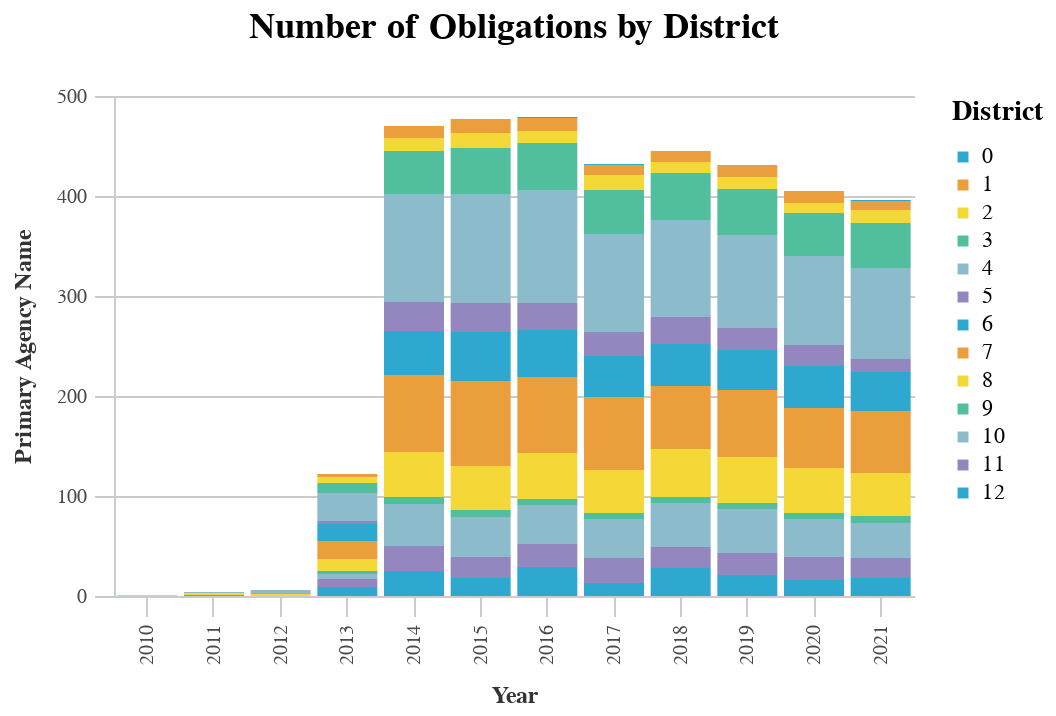

Notebook code cell kept with this figure:
### Code cell
stacked_bar_chart(dist_years2, x_col="prepared_y", 
          y_col="primary_agency_name", color_col="dist",
          chart_title="Number of Obligations by District")

### Figure 1 — Vega-Lite specification as saved in the notebook (floating-point values rounded to 4 significant figures)
{"width": 400, "height": 250, "background": "white", "config": {"title": {"fontSize": 18, "font": "Raleway", "anchor": "middle", "fontColor": "#333", "fontWeight": "bold", "offset": 20}, "header": {"labelFont": "Nunito Sans", "titleFont": "Raleway"}, "axis": {"domain": true, "domainColor": "#cbcbcb", "grid": true, "gridColor": "#cbcbcb", "gridWidth": 1, "labelColor": "#474747", "labelFontSize": 10, "titleColor": "#333", "tickColor": "#cbcbcb", "tickSize": 10, "titleFontSize": 12, "titlePadding": 10, "labelPadding": 4}, "axisBand": {"grid": false}, "range": {"category_bright": ["#2EA8CE", "#EB9F3C", "#F4D837", "#51BF9D", "#8CBCCB", "#9487C0"], "category_bold": ["#136C97", "#E16B26", "#F6BF16", "#00896B", "#7790A3", "#5B559C"], "diverging": ["#E16B26", "#EB9F3C", "#f6e7e1", "#8CBCCB", "#2EA8CE", "#136C97"], "sequential": ["#B9D6DF", "#8CBCCB", "#2EA8CE", "#136C97", "#0B405B"]}, "legend": {"labelFont": "Nunito Sans", "labelFontSize": 11, "symbolType": "square", "symbolSize": 30, "titleFont": "Raleway", "titleFontSize": 14, "titlePadding": 10, "padding": 1, "orient": "right", "labelLimit": 0}, "view": {"stroke": "transparent"}, "group": {"fill": "white"}, "arc": {"fill": "#8CBCCB"}, "area": {"fill": "#8CBCCB"}, "line": {"stroke": "#8CBCCB", "strokeWidth": 2}, "trail": {"color": "#8CBCCB", "stroke": "#8CBCCB", "strokeWidth": 0, "size": 1}, "path": {"stroke": "#8CBCCB", "strokeWidth": 0.5}, "rect": {"fill": "#8CBCCB"}, "point": {"filled": true, "shape": "circle"}, "shape": {"stroke": "#8CBCCB"}, "text": {"font": "Nunito Sans", "color": "#8CBCCB", "fontSize": 11, "align": "center", "fontWeight": 400, "size": 11}, "bar": {"binSpacing": 2, "fill": "#8CBCCB", "stroke": false}}, "data": {"name": "data-0997ccdee64013cd892067774e246708"}, "mark": "bar", "encoding": {"color": {"field": "dist", "legend": {"title": "District"}, "scale": {"range": ["#2EA8CE", "#EB9F3C", "#F4D837", "#51BF9D", "#8CBCCB", "#9487C0"]}, "type": "nominal"}, "x": {"field": "prepared_y", "title": "Year", "type": "nominal"}, "y": {"field": "primary_agency_name", "title": "Primary Agency Name", "type": "quantitative"}}, "title": "Number of Obligations by District", "$schema": "https://vega.github.io/schema/vega-lite/v4.17.0.json", "datasets": {"data-0997ccdee64013cd892067774e246708": [{"prepared_y": 2021.0, "dist": 0, "total_requested": -1141.0, "prefix": 1, "primary_agency_name": 1}, {"prepared_y": 2021.0, "dist": 1, "total_requested": 12170000.0, "prefix": 13, "primary_agency_name": 9}, {"prepared_y": 2021.0, "dist": 2, "total_requested": 7705000.0, "prefix": 15, "primary_agency_name": 13}, {"prepared_y": 2021.0, "dist": 3, "total_requested": 237800000.0, "prefix": 34, "primary_agency_name": 45}, {"prepared_y": 2021.0, "dist": 4, "total_requested": 160300000.0, "prefix": 37, "primary_agency_name": 91}, {"prepared_y": 2021.0, "dist": 5, "total_requested": 34820000.0, "prefix": 17, "primary_agency_name": 13}, {"prepared_y": 2021.0, "dist": 6, "total_requested": 120700000.0, "prefix": 21, "primary_agency_name": 39}, {"prepared_y": 2021.0, "dist": 7, "total_requested": 633700000.0, "prefix": 41, "primary_agency_name": 62}, {"prepared_y": 2021.0, "dist": 8, "total_requested": 109200000.0, "prefix": 37, "primary_agency_name": 43}, {"prepared_y": 2021.0, "dist": 9, "total_requested": 1667000.0, "prefix": 7, "primary_agency_name": 7}, {"prepared_y": 2021.0, "dist": 10, "total_requested": 52980000.0, "prefix": 25, "primary_agency_name": 35}, {"prepared_y": 2021.0, "dist": 11, "total_requested": 50960000.0, "prefix": 27, "primary_agency_name": 20}, {"prepared_y": 2021.0, "dist": 12, "total_requested": 210900000.0, "prefix": 14, "primary_agency_name": 18}, {"prepared_y": 2020.0, "dist": 1, "total_requested": 20410000.0, "prefix": 14, "primary_agency_name": 12}, {"prepared_y": 2020.0, "dist": 2, "total_requested": 28310000.0, "prefix": 12, "primary_agency_name": 10}, {"prepared_y": 2020.0, "dist": 3, "total_requested": 238900000.0, "prefix": 38, "primary_agency_name": 43}, {"prepared_y": 2020.0, "dist": 4, "total_requested": 381600000.0, "prefix": 34, "primary_agency_name": 89}, {"prepared_y": 2020.0, "dist": 5, "total_requested": 95150000.0, "prefix": 21, "primary_agency_name": 21}, {"prepared_y": 2020.0, "dist": 6, "total_requested": 91840000.0, "prefix": 27, "primary_agency_name": 42}, {"prepared_y": 2020.0, "dist": 7, "total_requested": 958800000.0, "prefix": 44, "primary_agency_name": 60}, {"prepared_y": 2020.0, "dist": 8, "total_requested": 418700000.0, "prefix": 31, "primary_agency_name": 45}, {"prepared_y": 2020.0, "dist": 9, "total_requested": 5541000.0, "prefix": 9, "primary_agency_name": 6}, {"prepared_y": 2020.0, "dist": 10, "total_requested": 350200000.0, "prefix": 25, "primary_agency_name": 38}, {"prepared_y": 2020.0, "dist": 11, "total_requested": 151700000.0, "prefix": 28, "primary_agency_name": 23}, {"prepared_y": 2020.0, "dist": 12, "total_requested": 21480000.0, "prefix": 19, "primary_agency_name": 16}, {"prepared_y": 2019.0, "dist": 1, "total_requested": 29230000.0, "prefix": 11, "primary_agency_name": 12}, {"prepared_y": 2019.0, "dist": 2, "total_requested": 13780000.0, "prefix": 15, "primary_agency_name": 12}, {"prepared_y": 2019.0, "dist": 3, "total_requested": 211600000.0, "prefix": 51, "primary_agency_name": 46}, {"prepared_y": 2019.0, "dist": 4, "total_requested": 319700000.0, "prefix": 41, "primary_agency_name": 93}, {"prepared_y": 2019.0, "dist": 5, "total_requested": 103100000.0, "prefix": 26, "primary_agency_name": 22}, {"prepared_y": 2019.0, "dist": 6, "total_requested": 78680000.0, "prefix": 28, "primary_agency_name": 40}, {"prepared_y": 2019.0, "dist": 7, "total_requested": 398700000.0, "prefix": 37, "primary_agency_name": 67}, {"prepared_y": 2019.0, "dist": 8, "total_requested": 262200000.0, "prefix": 36, "primary_agency_name": 46}, {"prepared_y": 2019.0, "dist": 9, "total_requested": 5810000.0, "prefix": 10, "primary_agency_name": 6}, {"prepared_y": 2019.0, "dist": 10, "total_requested": 146100000.0, "prefix": 31, "primary_agency_name": 44}, {"prepared_y": 2019.0, "dist": 11, "total_requested": 69390000.0, "prefix": 22, "primary_agency_name": 22}, {"prepared_y": 2019.0, "dist": 12, "total_requested": 125100000.0, "prefix": 18, "primary_agency_name": 21}, {"prepared_y": 2018.0, "dist": 1, "total_requested": 14710000.0, "prefix": 15, "primary_agency_name": 11}, {"prepared_y": 2018.0, "dist": 2, "total_requested": 62510000.0, "prefix": 14, "primary_agency_name": 11}, {"prepared_y": 2018.0, "dist": 3, "total_requested": 190500000.0, "prefix": 38, "primary_agency_name": 47}, {"prepared_y": 2018.0, "dist": 4, "total_requested": 374000000.0, "prefix": 51, "primary_agency_name": 97}, {"prepared_y": 2018.0, "dist": 5, "total_requested": 47110000.0, "prefix": 27, "primary_agency_name": 27}, {"prepared_y": 2018.0, "dist": 6, "total_requested": 348400000.0, "prefix": 27, "primary_agency_name": 42}, {"prepared_y": 2018.0, "dist": 7, "total_requested": 334600000.0, "prefix": 39, "primary_agency_name": 63}, {"prepared_y": 2018.0, "dist": 8, "total_requested": 461200000.0, "prefix": 42, "primary_agency_name": 48}, {"prepared_y": 2018.0, "dist": 9, "total_requested": 8539000.0, "prefix": 10, "primary_agency_name": 6}, {"prepared_y": 2018.0, "dist": 10, "total_requested": 90360000.0, "prefix": 27, "primary_agency_name": 44}, {"prepared_y": 2018.0, "dist": 11, "total_requested": 109600000.0, "prefix": 29, "primary_agency_name": 21}, {"prepared_y": 2018.0, "dist": 12, "total_requested": -70410000.0, "prefix": 19, "primary_agency_name": 28}, {"prepared_y": 2017.0, "dist": 0, "total_requested": 1377000.0, "prefix": 1, "primary_agency_name": 1}, {"prepared_y": 2017.0, "dist": 1, "total_requested": 26850000.0, "prefix": 16, "primary_agency_name": 10}, {"prepared_y": 2017.0, "dist": 2, "total_requested": 17700000.0, "prefix": 14, "primary_agency_name": 15}, {"prepared_y": 2017.0, "dist": 3, "total_requested": 201500000.0, "prefix": 42, "primary_agency_name": 44}, {"prepared_y": 2017.0, "dist": 4, "total_requested": 333200000.0, "prefix": 43, "primary_agency_name": 98}, {"prepared_y": 2017.0, "dist": 5, "total_requested": 46090000.0, "prefix": 26, "primary_agency_name": 24}, {"prepared_y": 2017.0, "dist": 6, "total_requested": 172300000.0, "prefix": 29, "primary_agency_name": 41}, {"prepared_y": 2017.0, "dist": 7, "total_requested": 299700000.0, "prefix": 39, "primary_agency_name": 73}, {"prepared_y": 2017.0, "dist": 8, "total_requested": 522500000.0, "prefix": 32, "primary_agency_name": 43}, {"prepared_y": 2017.0, "dist": 9, "total_requested": 677200.0, "prefix": 6, "primary_agency_name": 6}, {"prepared_y": 2017.0, "dist": 10, "total_requested": 115600000.0, "prefix": 26, "primary_agency_name": 39}, {"prepared_y": 2017.0, "dist": 11, "total_requested": 153800000.0, "prefix": 22, "primary_agency_name": 25}, {"prepared_y": 2017.0, "dist": 12, "total_requested": 72520000.0, "prefix": 15, "primary_agency_name": 13}, {"prepared_y": 2016.0, "dist": 0, "total_requested": 1777000.0, "prefix": 2, "primary_agency_name": 1}, {"prepared_y": 2016.0, "dist": 1, "total_requested": 32590000.0, "prefix": 17, "primary_agency_name": 13}, {"prepared_y": 2016.0, "dist": 2, "total_requested": 23220000.0, "prefix": 12, "primary_agency_name": 12}, {"prepared_y": 2016.0, "dist": 3, "total_requested": 162400000.0, "prefix": 44, "primary_agency_name": 47}, {"prepared_y": 2016.0, "dist": 4, "total_requested": 502300000.0, "prefix": 50, "primary_agency_name": 113}, {"prepared_y": 2016.0, "dist": 5, "total_requested": 51970000.0, "prefix": 33, "primary_agency_name": 27}, {"prepared_y": 2016.0, "dist": 6, "total_requested": 164500000.0, "prefix": 30, "primary_agency_name": 47}, {"prepared_y": 2016.0, "dist": 7, "total_requested": 490400000.0, "prefix": 43, "primary_agency_name": 76}, {"prepared_y": 2016.0, "dist": 8, "total_requested": 171300000.0, "prefix": 38, "primary_agency_name": 46}, {"prepared_y": 2016.0, "dist": 9, "total_requested": 8182000.0, "prefix": 9, "primary_agency_name": 6}, {"prepared_y": 2016.0, "dist": 10, "total_requested": 123400000.0, "prefix": 23, "primary_agency_name": 39}, {"prepared_y": 2016.0, "dist": 11, "total_requested": 359900000.0, "prefix": 29, "primary_agency_name": 23}, {"prepared_y": 2016.0, "dist": 12, "total_requested": 2319000000.0, "prefix": 16, "primary_agency_name": 29}, {"prepared_y": 2015.0, "dist": 1, "total_requested": 12860000.0, "prefix": 13, "primary_agency_name": 14}, {"prepared_y": 2015.0, "dist": 2, "total_requested": 34060000.0, "prefix": 13, "primary_agency_name": 15}, {"prepared_y": 2015.0, "dist": 3, "total_requested": 114300000.0, "prefix": 36, "primary_agency_name": 46}, {"prepared_y": 2015.0, "dist": 4, "total_requested": 448700000.0, "prefix": 48, "primary_agency_name": 109}, {"prepared_y": 2015.0, "dist": 5, "total_requested": 50160000.0, "prefix": 38, "primary_agency_name": 29}, {"prepared_y": 2015.0, "dist": 6, "total_requested": 145400000.0, "prefix": 32, "primary_agency_name": 49}, {"prepared_y": 2015.0, "dist": 7, "total_requested": 585900000.0, "prefix": 41, "primary_agency_name": 85}, {"prepared_y": 2015.0, "dist": 8, "total_requested": 345200000.0, "prefix": 39, "primary_agency_name": 44}, {"prepared_y": 2015.0, "dist": 9, "total_requested": 7736000.0, "prefix": 9, "primary_agency_name": 7}, {"prepared_y": 2015.0, "dist": 10, "total_requested": 76110000.0, "prefix": 29, "primary_agency_name": 40}, {"prepared_y": 2015.0, "dist": 11, "total_requested": 196100000.0, "prefix": 28, "primary_agency_name": 21}, {"prepared_y": 2015.0, "dist": 12, "total_requested": 99380000.0, "prefix": 16, "primary_agency_name": 18}, {"prepared_y": 2014.0, "dist": 1, "total_requested": 25530000.0, "prefix": 12, "primary_agency_name": 12}, {"prepared_y": 2014.0, "dist": 2, "total_requested": 38140000.0, "prefix": 14, "primary_agency_name": 13}, {"prepared_y": 2014.0, "dist": 3, "total_requested": 182500000.0, "prefix": 34, "primary_agency_name": 43}, {"prepared_y": 2014.0, "dist": 4, "total_requested": 229300000.0, "prefix": 52, "primary_agency_name": 108}, {"prepared_y": 2014.0, "dist": 5, "total_requested": 58930000.0, "prefix": 35, "primary_agency_name": 29}, {"prepared_y": 2014.0, "dist": 6, "total_requested": 453800000.0, "prefix": 36, "primary_agency_name": 44}, {"prepared_y": 2014.0, "dist": 7, "total_requested": 585100000.0, "prefix": 42, "primary_agency_name": 77}, {"prepared_y": 2014.0, "dist": 8, "total_requested": 276100000.0, "prefix": 36, "primary_agency_name": 45}, {"prepared_y": 2014.0, "dist": 9, "total_requested": 10370000.0, "prefix": 8, "primary_agency_name": 7}, {"prepared_y": 2014.0, "dist": 10, "total_requested": 114200000.0, "prefix": 30, "primary_agency_name": 42}, {"prepared_y": 2014.0, "dist": 11, "total_requested": 61750000.0, "prefix": 29, "primary_agency_name": 25}, {"prepared_y": 2014.0, "dist": 12, "total_requested": 79220000.0, "prefix": 17, "primary_agency_name": 25}, {"prepared_y": 2013.0, "dist": 1, "total_requested": 781000.0, "prefix": 3, "primary_agency_name": 3}, {"prepared_y": 2013.0, "dist": 2, "total_requested": 3461000.0, "prefix": 6, "primary_agency_name": 6}, {"prepared_y": 2013.0, "dist": 3, "total_requested": 21780000.0, "prefix": 11, "primary_agency_name": 10}, {"prepared_y": 2013.0, "dist": 4, "total_requested": 57970000.0, "prefix": 15, "primary_agency_name": 28}, {"prepared_y": 2013.0, "dist": 5, "total_requested": 5343000.0, "prefix": 6, "primary_agency_name": 3}, {"prepared_y": 2013.0, "dist": 6, "total_requested": 21760000.0, "prefix": 10, "primary_agency_name": 17}, {"prepared_y": 2013.0, "dist": 7, "total_requested": -23010000.0, "prefix": 20, "primary_agency_name": 18}, {"prepared_y": 2013.0, "dist": 8, "total_requested": 29070000.0, "prefix": 13, "primary_agency_name": 12}, {"prepared_y": 2013.0, "dist": 9, "total_requested": 7549000.0, "prefix": 3, "primary_agency_name": 3}, {"prepared_y": 2013.0, "dist": 10, "total_requested": 243500.0, "prefix": 4, "primary_agency_name": 5}, {"prepared_y": 2013.0, "dist": 11, "total_requested": 4317000.0, "prefix": 7, "primary_agency_name": 8}, {"prepared_y": 2013.0, "dist": 12, "total_requested": 1136000.0, "prefix": 9, "primary_agency_name": 9}, {"prepared_y": 2012.0, "dist": 4, "total_requested": 10380000.0, "prefix": 2, "primary_agency_name": 3}, {"prepared_y": 2012.0, "dist": 7, "total_requested": -123500.0, "prefix": 1, "primary_agency_name": 1}, {"prepared_y": 2012.0, "dist": 8, "total_requested": -2389000.0, "prefix": 2, "primary_agency_name": 2}, {"prepared_y": 2011.0, "dist": 4, "total_requested": 3173.0, "prefix": 1, "primary_agency_name": 1}, {"prepared_y": 2011.0, "dist": 8, "total_requested": -3653000.0, "prefix": 3, "primary_agency_name": 2}, {"prepared_y": 2011.0, "dist": 11, "total_requested": 1224000.0, "prefix": 1, "primary_agency_name": 1}, {"prepared_y": 2010.0, "dist": 8, "total_requested": 385000.0, "prefix": 1, "primary_agency_name": 1}]}}
